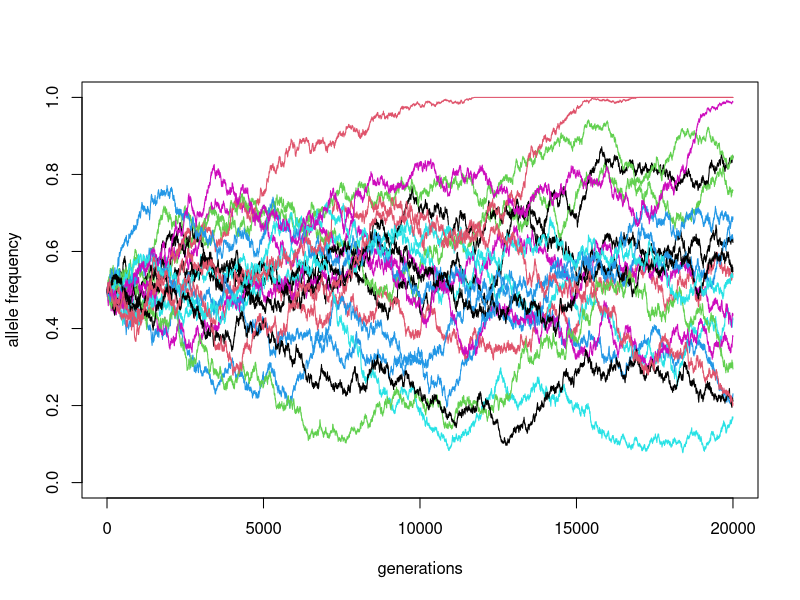

The R source for this figure:
simulate <- function(N, p_start, generations) {
  # initialize an (empty) trajectory vector of allele frequencies
  p_traj<- rep(NA, generations)
  p_traj[1] <- p_start
  
  # in each generation...
  for (gen_i in 2:generations) {
    p <- p_traj[gen_i - 1] # get the current frequency
    # ... calculate the allele frequency in the next generation ...
    p_next <- rbinom(1, N, p) / N
    # ... and save it to the trajectory vector
    p_traj[gen_i] <- p_next
  }
  
  p_traj
}

reps <- replicate(20, simulate(N = 50000, p_start = 0.5, generations = 20000))
  
matplot(reps, ylim = c(0, 1), xlab = "generations", ylab = "allele frequency", type = "l", lty = 1)
